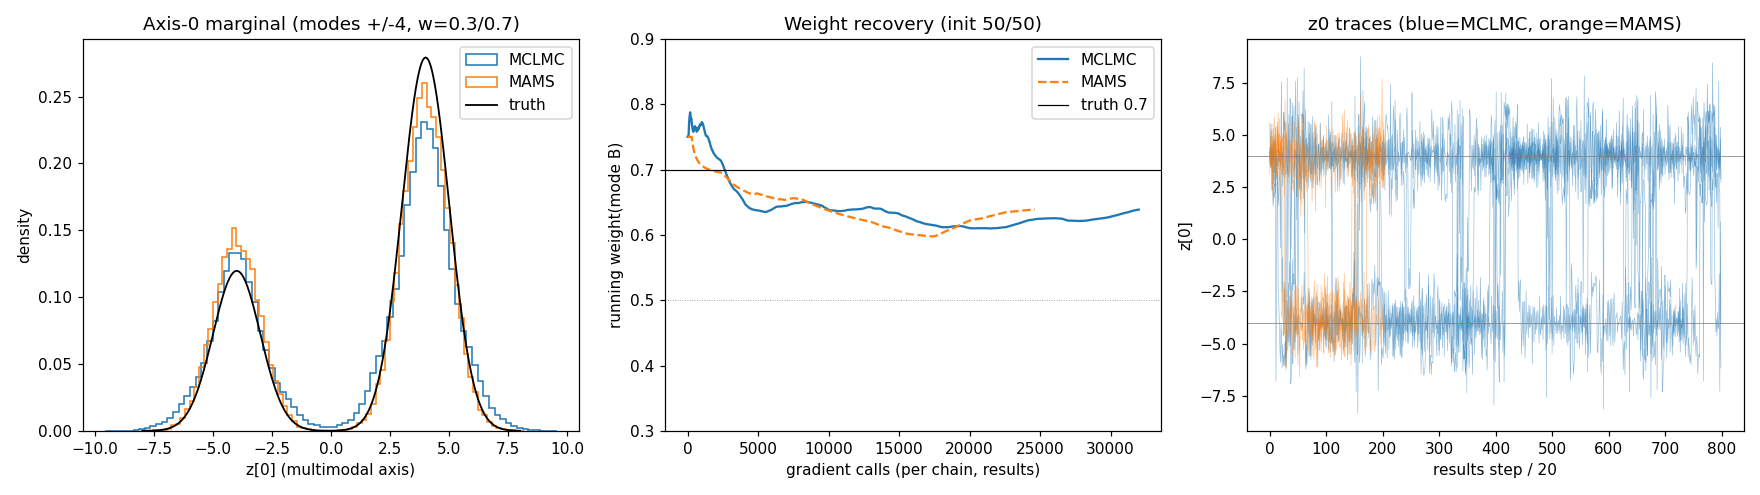

Recreate this plot in Python.
"""MCLMC vs MAMS on a 2-mode Gaussian mixture (weights 0.3 / 0.7), 10D.

The two modes are separated along axis 0; the other 9 axes are shared unimodal.
Chains are initialized 50/50 across the two modes, so recovering the true 0.7
weight in mode B REQUIRES barrier crossing -- this tests mode mixing, weight
recovery, and per-mode bias, matched on gradient evaluations.

Note: the dense windowed preconditioner learns the OVERALL mixture covariance
(stretched along axis 0), which shrinks the whitened inter-mode distance and so
makes crossing feasible. Both samplers share that adaptation code.
"""
import os, sys
import numpy as np
import jax
jax.config.update("jax_enable_x64", True)
import jax.numpy as jnp
import jax.scipy.special as jsp

import matplotlib
matplotlib.use("Agg")
import matplotlib.pyplot as plt

from gigalens_research.inference.blackjax_updated_utils import (
    _build_kernel_shardmap, _build_adjusted_kernel_shardmap,
    isokinetic_mclachlan_smart, init_multi,
)
from gigalens_research.inference.mclmc import full_mclmc_with_adapt_sharded
from gigalens_research.inference.mams import full_mams_with_adapt_sharded
import blackjax
from blackjax.diagnostics import effective_sample_size

DIM = 10
N_CHAINS = 16
SEED = 0
SEP = 8.0                      # mode separation along axis 0 (in raw sigma) -- fairly separate
W = np.array([0.3, 0.7])       # mode weights (A, B)

mu_A = jnp.zeros(DIM).at[0].set(-SEP / 2)
mu_B = jnp.zeros(DIM).at[0].set(+SEP / 2)
logw = jnp.log(jnp.asarray(W))

def log_prob(z):
    lpA = logw[0] - 0.5 * jnp.sum((z - mu_A) ** 2)
    lpB = logw[1] - 0.5 * jnp.sum((z - mu_B) ** 2)
    return jsp.logsumexp(jnp.stack([lpA, lpB]))

# true overall moments along axis 0
true_mean0 = float(W[0] * (-SEP / 2) + W[1] * (SEP / 2))     # = 0.2*SEP
true_var0 = float(W[0] * (1 + (SEP / 2) ** 2) + W[1] * (1 + (SEP / 2) ** 2) - true_mean0 ** 2)
print(f"target: 10D, 2 modes at axis0 = +/-{SEP/2}, weights {W}, "
      f"true E[z0]={true_mean0:.3f}, true Var[z0]={true_var0:.3f}")

key = jax.random.key(SEED)
k_init, k_mclmc, k_mams = jax.random.split(key, 3)

# init 50/50 across modes (8 in A, 8 in B), small within-mode jitter
half = N_CHAINS // 2
centers = jnp.where((jnp.arange(N_CHAINS) < half)[:, None], mu_A[None, :], mu_B[None, :])
init_pos = centers + jax.random.normal(k_init, (N_CHAINS, DIM))
state_init = init_multi(init_pos, k_init, log_prob)

svi_mean = jnp.zeros(DIM).at[0].set(true_mean0)        # true overall mean
imm_init = jnp.eye(DIM)
MCLMCAdaptationState = blackjax.adaptation.mclmc_adaptation.MCLMCAdaptationState
params_init = MCLMCAdaptationState(L=jnp.sqrt(DIM), step_size=jnp.sqrt(DIM) * 0.25,
                                   inverse_mass_matrix=imm_init)

NUM_BURNIN = 4000
# Match RESULTS-phase gradient evaluations, NOT transitions: MAMS tunes to ~n
# steps/transition (measured ~3.94 here) while MCLMC is always 1 step/transition,
# so MCLMC gets proportionally more transitions to reach the same gradient budget.
TARGET_RESULT_GRADS = 32000          # per chain, results phase
MAMS_AVG_N = 3.94                    # measured in the transition-matched pilot run
NUM_RESULTS_MCLMC = TARGET_RESULT_GRADS // 2                        # n=1, 2 grad/step
NUM_RESULTS_MAMS = int(round(TARGET_RESULT_GRADS / 2 / MAMS_AVG_N))
print(f"results transitions: MCLMC={NUM_RESULTS_MCLMC} MAMS={NUM_RESULTS_MAMS} "
      f"(target ~{TARGET_RESULT_GRADS} grads/chain each)")
common = dict(
    num_burnin_steps=NUM_BURNIN,
    state_init=state_init, params_init=params_init, svi_mean=svi_mean,
    frac_tune1=0.2, frac_tune2=0.6, frac_tune3=0.2,
    num_chains=N_CHAINS, svi_mass_matrix_weight=float(N_CHAINS),
    windowed_mass_matrix=True, progress_bar=False,
)

def analyze(name, hist, num_results):
    pos = np.asarray(hist.position)               # (chains, total, dim)
    res = pos[:, -num_results:, :]
    z0 = res[:, :, 0]
    in_B = z0 > 0.0                               # midpoint between modes is 0
    weight_B = in_B.mean()
    # mode crossings per chain (sign flips of z0 across consecutive steps)
    crossings = int(np.sum(np.abs(np.diff((z0 > 0).astype(int), axis=1))))
    # per-mode fidelity (within-mode mean of axis 0 vs +/-SEP/2)
    mA = z0[~in_B].mean() if (~in_B).any() else np.nan
    mB = z0[in_B].mean() if in_B.any() else np.nan
    mean0 = res.reshape(-1, DIM)[:, 0].mean()
    var0 = res.reshape(-1, DIM)[:, 0].var()
    if hasattr(hist, "num_integration_steps"):
        n_int_res = np.asarray(hist.num_integration_steps)[:, -num_results:]
    else:
        n_int_res = np.ones(res.shape[:2])
    grads_per_chain = 2.0 * float(n_int_res[0].sum())
    ess0 = float(np.asarray(effective_sample_size(jnp.asarray(res[:, :, :1]))).reshape(-1)[0])
    ess1 = float(np.asarray(effective_sample_size(jnp.asarray(res[:, :, 1:2]))).reshape(-1)[0])
    acc = float(np.asarray(hist.acceptance_rate)[:, -num_results:].mean()) \
        if hasattr(hist, "acceptance_rate") else float("nan")
    print(f"\n=== {name} ===")
    print(f"  grads/chain={grads_per_chain:.0f}  acc={acc:.3f}  "
          f"avg n/transition={n_int_res.mean():.2f}")
    print(f"  recovered weight(mode B)  : {weight_B:.3f}   (truth 0.700)")
    print(f"  mode crossings (all chains): {crossings}")
    print(f"  within-mode mean z0  A/B  : {mA:.3f} / {mB:.3f}   (truth -{SEP/2:.1f}/+{SEP/2:.1f})")
    print(f"  overall E[z0]/Var[z0]     : {mean0:.3f} / {var0:.3f}   "
          f"(truth {true_mean0:.3f} / {true_var0:.3f})")
    print(f"  ESS axis0 (multimodal)    : {ess0:.0f}")
    print(f"  ESS axis1 (within-mode)   : {ess1:.0f}")
    return dict(name=name, res=res, z0=z0, weight_B=weight_B, grads_per_chain=grads_per_chain)

print("\nRunning MCLMC ...")
kern_mclmc = lambda imm: _build_kernel_shardmap(
    logdensity_fn=log_prob, integrator=isokinetic_mclachlan_smart, inverse_mass_matrix=imm)
hist_mclmc, _ = full_mclmc_with_adapt_sharded(kernel=kern_mclmc, rng_key=k_mclmc,
                                              num_results=NUM_RESULTS_MCLMC,
                                              desired_energy_var=5e-4, **common)
r_mclmc = analyze("MCLMC", hist_mclmc, NUM_RESULTS_MCLMC)

print("\nRunning MAMS ...")
kern_mams = lambda imm: _build_adjusted_kernel_shardmap(
    logdensity_fn=log_prob, integrator=isokinetic_mclachlan_smart, inverse_mass_matrix=imm)
hist_mams, _ = full_mams_with_adapt_sharded(kernel=kern_mams, rng_key=k_mams,
                                            num_results=NUM_RESULTS_MAMS,
                                            target_acceptance=0.9, **common)
r_mams = analyze("MAMS", hist_mams, NUM_RESULTS_MAMS)

# ---- plots ----
fig, ax = plt.subplots(1, 3, figsize=(16, 4.5))
# true axis-0 marginal density
xs = np.linspace(-SEP / 2 - 4, SEP / 2 + 4, 400)
true_pdf = (W[0] * np.exp(-0.5 * (xs + SEP / 2) ** 2) + W[1] * np.exp(-0.5 * (xs - SEP / 2) ** 2)) \
    / np.sqrt(2 * np.pi)
for r, c in [(r_mclmc, "C0"), (r_mams, "C1")]:
    ax[0].hist(r["z0"].reshape(-1), bins=80, density=True, histtype="step", color=c, label=r["name"])
ax[0].plot(xs, true_pdf, "k-", lw=1.2, label="truth")
ax[0].set_xlabel("z[0] (multimodal axis)"); ax[0].set_ylabel("density")
ax[0].set_title(f"Axis-0 marginal (modes +/-{SEP/2:.0f}, w=0.3/0.7)"); ax[0].legend()

for r, style in [(r_mclmc, "-"), (r_mams, "--")]:
    z0 = r["z0"]; nstep = z0.shape[1]
    grads_axis = np.linspace(0, r["grads_per_chain"], nstep)
    running_wB = np.cumsum((z0 > 0).astype(float), axis=1).mean(0) / (np.arange(nstep) + 1)
    ax[1].plot(grads_axis, running_wB, style, label=r["name"])
ax[1].axhline(0.7, color="k", lw=0.8, label="truth 0.7"); ax[1].axhline(0.5, color="0.6", lw=0.6, ls=":")
ax[1].set_xlabel("gradient calls (per chain, results)"); ax[1].set_ylabel("running weight(mode B)")
ax[1].set_title("Weight recovery (init 50/50)"); ax[1].set_ylim(0.3, 0.9); ax[1].legend()

# per-chain z0 traces (mixing visual), first few chains
for r, c in [(r_mclmc, "C0"), (r_mams, "C1")]:
    z0 = r["z0"]
    for ci in range(min(4, z0.shape[0])):
        ax[2].plot(z0[ci, ::20], c, lw=0.4, alpha=0.5)
ax[2].axhline(SEP / 2, color="0.5", lw=0.5); ax[2].axhline(-SEP / 2, color="0.5", lw=0.5)
ax[2].set_xlabel("results step / 20"); ax[2].set_ylabel("z[0]")
ax[2].set_title("z0 traces (blue=MCLMC, orange=MAMS)")

out = os.path.join(os.path.dirname(__file__), "compare_bimodal.png")
fig.tight_layout(); fig.savefig(out, dpi=110)
print(f"\nsaved plot -> {out}")
